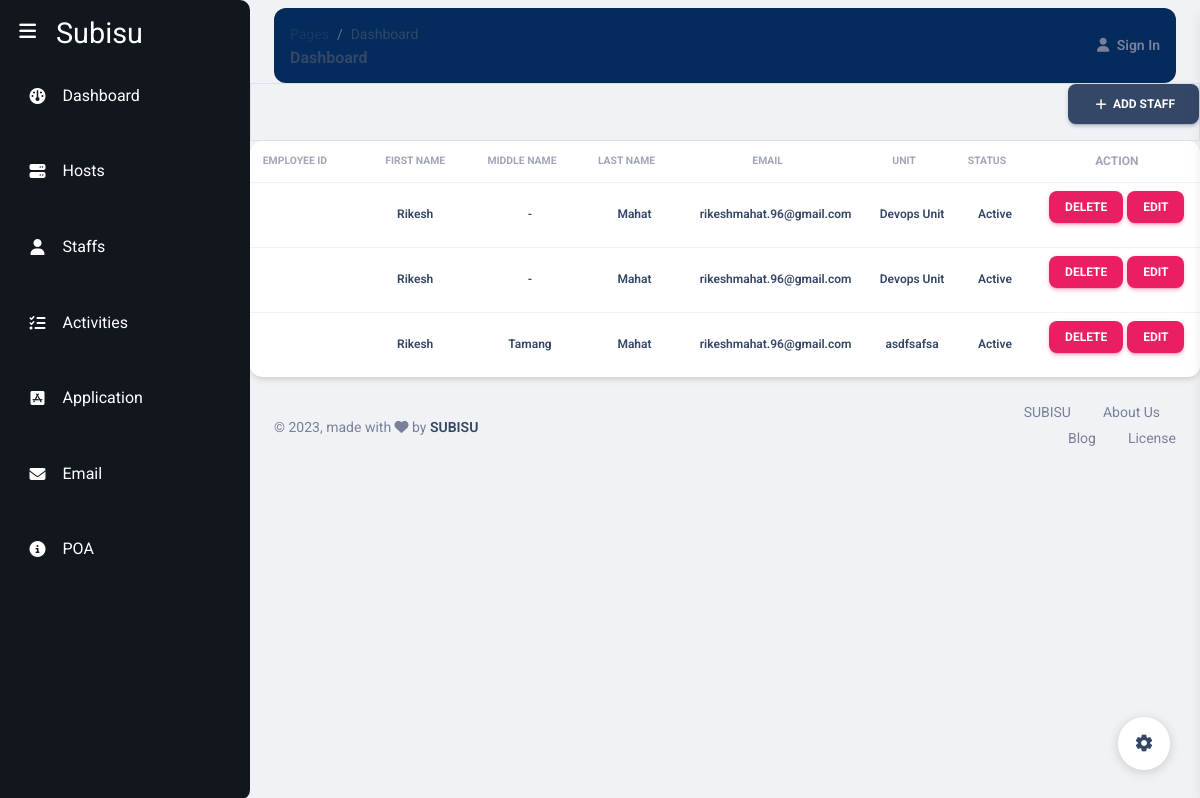
The page /staffs/ on the database its author committed.
### Models/staffs.py (models this page shows, shortened)
class Staffs(models.Model):
    firstName = models.CharField(max_length = 100)
    middleName = models.CharField(max_length=100, null = True, blank = True)
    lastName = models.CharField(max_length=100)
    empId = models.IntegerField()
    unitId = models.ForeignKey(Units, on_delete=models.PROTECT)
    email = models.EmailField()
    status = models.BooleanField(default= True)

### Models/units.py (models this page shows)
class Units(models.Model):
    name = models.CharField(max_length = 100)
    departmentId = models.ForeignKey(Departments, on_delete=models.PROTECT)
    unitHead = models.CharField(max_length=100)
    email = models.EmailField()
    status = models.BooleanField(default=True)
    def __str__(self):
        return self.name

### subisu/views.py (the view)
# urls.py: path('staffs/', display_staffs, name='staffs'),
def display_staffs(request):
    staffs = Staffs.objects.all()
    context = {
        'staffs' : staffs
    }
    return render(request, 'subisu/staffs.html', context)

### templates/subisu/staffs.html
{%extends 'subisu/base.html' %}
{%block start%}
<div class="d-flex justify-content-end border">
  <a class="btn btn-icon btn-3 btn-dark ml-auto" href="{%url 'create_staff' %}">
    <span class="btn-inner--icon"><i class="material-icons">add</i></span>
    <span class="btn-inner--text">Add Staff</span>
  </a>
</div>
<div class="card">
  <div class="table-responsive">
    <table class="table align-items-center mb-0">
      <thead>
        <tr>
            <th class="text-center text-uppercase text-secondary text-xxs font-weight-bolder opacity-7 ps-2">Employee Id</th>
            <th class="text-center text-uppercase text-secondary text-xxs font-weight-bolder opacity-7">First Name</th>
            <th class="text-center text-uppercase text-secondary text-xxs font-weight-bolder opacity-7 ps-2">Middle Name</th>
            <th class="text-center text-uppercase text-secondary text-xxs font-weight-bolder opacity-7 ps-2">Last Name</th>
            <th class="text-center text-uppercase text-secondary text-xxs font-weight-bolder opacity-7 ps-2">email</th>
            <th class="text-center text-uppercase text-secondary text-xxs font-weight-bolder opacity-7 ps-2">Unit</th>
            <th class="text-center text-uppercase text-secondary text-xxs font-weight-bolder opacity-7 ps-2">Status</th>
            <th class="text-center text-uppercase text-secondary text-xs font-weight-bolder opacity-7">Action</th>
        </tr>
      </thead>
      <tbody>
        {% for staff in staffs %}
            <tr>
              <td class="align-middle text-center"><h6 class="mb-0 text-xs">{{staff.fempId}}</h6></td>
              <td class="align-middle text-center"><h6 class="mb-0 text-xs">{{ staff.firstName }}</h6></td>
              <td class="align-middle text-center"><h6 class="mb-0 text-xs">{%if  staff.middleName%}{{ staff.middleName }}{%else%}-{%endif%}</h6></td>
              <td class="align-middle text-center"><h6 class="mb-0 text-xs">{{ staff.lastName }}</h6></td>
              <td class="align-middle text-center"><h6 class="mb-0 text-xs">{{ staff.email }}</h6></td>
              <td class="align-middle text-center"><h6 class="mb-0 text-xs">{{ staff.unitId }}</h6></td>
              <td class="align-middle text-center"><h6 class="mb-0 text-xs">{%if staff.status%} Active {%else%} Inactive {%endif%}</h6></td>
              <td class="text-center "><a href="{%url 'delete_staff' staff.id%}" class="btn btn-primary btn-sm">Delete </a>&nbsp;<a href="" class="btn btn-primary btn-sm">Edit</a></td>
            </tr>
        {% endfor %}
      </tbody>
    </table>
  </div>
</div>
{%endblock%}

### rows shown on the page
Staffs: firstName "Rikesh", lastName "Mahat", email "rikeshmahat.96@gmail.com", unitId "Devops Unit", status "Active"
Staffs: firstName "Rikesh", lastName "Mahat", email "rikeshmahat.96@gmail.com", unitId "Devops Unit", status "Active"
Staffs: firstName "Rikesh", middleName "Tamang", lastName "Mahat", email "rikeshmahat.96@gmail.com", unitId "asdfsafsa", status "Active"
